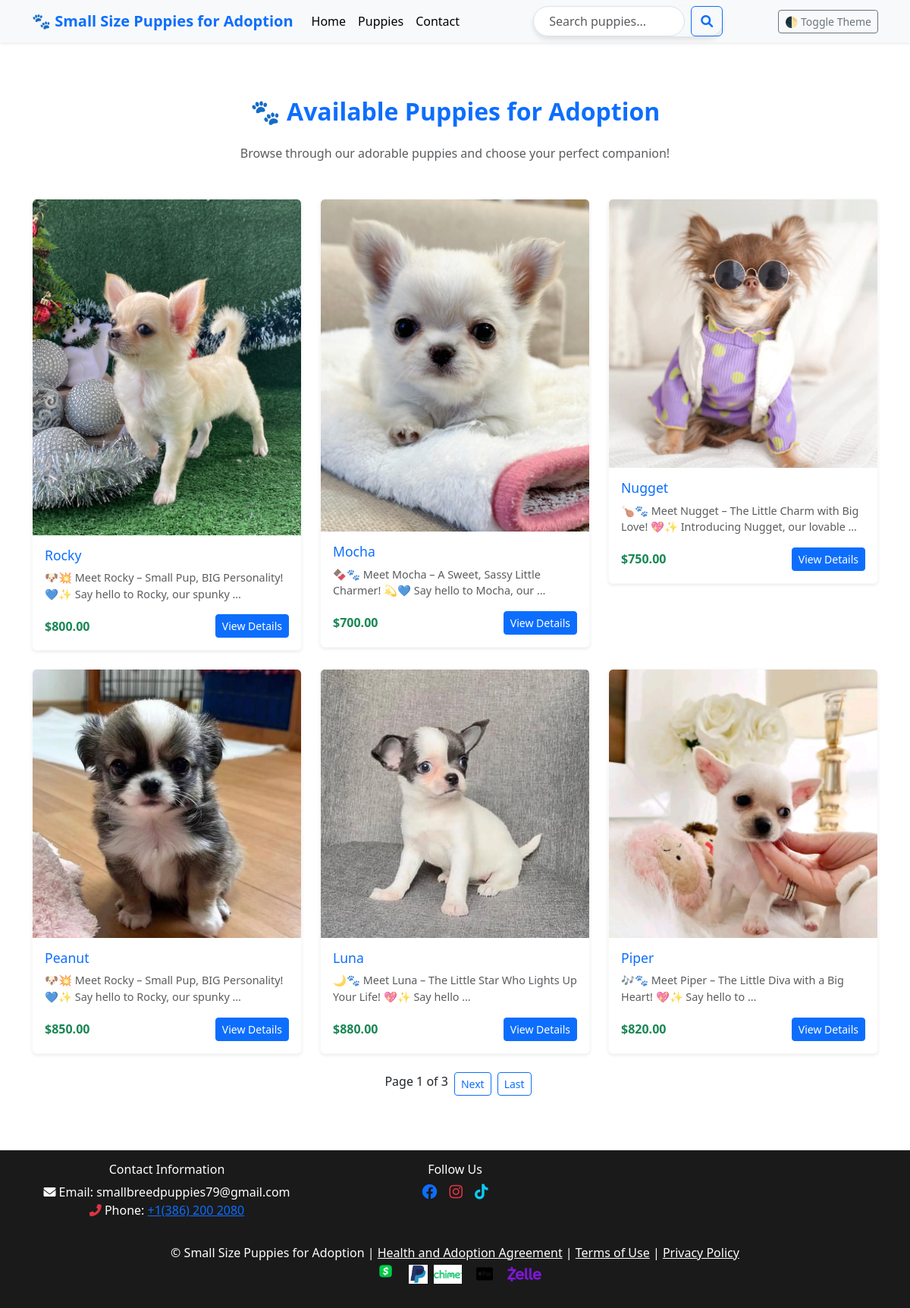
Screenshot of /puppies/ with the database file from the repository.
### store/models.py (models this page shows, shortened)
class Puppy(models.Model):
    name = models.CharField(max_length=255)
    breed = models.CharField(max_length=255)
    description = models.TextField()
    price = models.DecimalField(max_digits=10, decimal_places=2)
    is_adopted = models.BooleanField(default=False)
    created_at = models.DateTimeField(auto_now_add=True)
    age = models.PositiveBigIntegerField(default=16)
    gender = models.CharField(max_length=255)
    registration = models.CharField(max_length=255)

class PuppyImage(models.Model):
    puppy = models.ForeignKey(Puppy, related_name='images', on_delete=models.CASCADE)
    image = models.ImageField(upload_to='puppy_images/')

### store/views.py (the view)
# urls.py: path('puppies/', views.puppies, name='puppies'),
def puppies(request):
    puppies_list = Puppy.objects.all()  # Fetch all puppies
    paginator = Paginator(puppies_list, 6)  # 6 puppies per page
    page_number = request.GET.get('page')
    puppies = paginator.get_page(page_number)
    return render(request, "store/puppies.html", {'puppies': puppies})

### store/templates/store/puppies.html (shortened to what this page needs)
{% extends "store/base.html" %}
{% block content %}
<div class="container my-5">
    <h2 class="text-center text-primary mb-4 fw-bold">🐾 Available Puppies for Adoption</h2>
    <p class="text-center text-muted mb-5">Browse through our adorable puppies and choose your perfect companion!</p>
    <div class="row g-4">
        {% for puppy in puppies %}
        <div class="col-md-4 col-sm-6 col-12">
            <div class="card shadow-sm border-light rounded image-hover">
                <img src="{{ puppy.images.first.image.url }}" class="card-img-top puppy-image" alt="{{ puppy.name }}">
                <div class="card-body">
                    <h5 class="card-title text-primary">{{ puppy.name }}</h5>
                    <p class="card-text text-muted">{{ puppy.description|truncatewords:15 }}</p>
                    <div class="d-flex justify-content-between align-items-center">
                        <span class="text-success fw-bold">${{ puppy.price }}</span>
                        <a href="{% url 'puppy_detail' puppy.id %}" class="btn btn-primary btn-sm">View Details</a>
                    </div>
                </div>
            </div>
        </div>
        {% empty %}
        <div class="col-12 text-center">
            <p class="text-muted">No puppies available for adoption at the moment. Please check back later.</p>
        </div>
        {% endfor %}
    </div>
    <div class="d-flex justify-content-center mt-4">
        <span class="mx-2">Page {{ puppies.number }} of {{ puppies.paginator.num_pages }}</span>
        {% if puppies.has_next %}
            <a href="?page={{ puppies.next_page_number }}" class="btn btn-outline-primary btn-sm me-2">Next</a>
            <a href="?page={{ puppies.paginator.num_pages }}" class="btn btn-outline-primary btn-sm">Last</a>
        {% endif %}
    </div>
</div>
{% endblock %}

### store/templates/store/base.html (shortened to what this page needs)
{% load static %}
{% load widget_tweaks %}
<!DOCTYPE html>
<html lang="en" data-bs-theme="light">
<head>
    <link href="https://cdn.jsdelivr.net/npm/bootstrap@5.3.3/dist/css/bootstrap.min.css" rel="stylesheet">
    <link href="https://cdnjs.cloudflare.com/ajax/libs/font-awesome/6.0.0-beta3/css/all.min.css" rel="stylesheet">
</head>
<body class="d-flex flex-column min-vh-100">
    <nav class="navbar navbar-expand-lg navbar-light bg-light shadow-sm" data-bs-theme="light">
        <div class="container">
            <a class="navbar-brand fw-bold text-primary" href="{% url 'home' %}">🐾 Small Size Puppies for Adoption</a>
            <div class="collapse navbar-collapse justify-content-between" id="navbarNav">
                <ul class="navbar-nav me-3">
                    <li class="nav-item"><a class="nav-link" href="{% url 'home' %}">Home</a></li>
                    <li class="nav-item"><a class="nav-link" href="{% url 'puppies' %}">Puppies</a></li>
                    <li class="nav-item"><a class="nav-link" href="{% url 'contact' %}">Contact</a></li>
                </ul>
                <form class="d-flex search-bar" action="{% url 'puppy_search' %}" method="get">
                    <input class="form-control me-2" type="search" placeholder="Search puppies..." aria-label="Search" name="query">
                    <button class="btn btn-outline-primary" type="submit">
                        <i class="fas fa-search"></i>
                    </button>
                </form>
                <button class="btn btn-outline-secondary btn-sm" id="theme-toggle">🌓 Toggle Theme</button>
            </div>
        </div>
    </nav>
    <main class="flex-grow-1 py-4">
        {% block content %}{% endblock %}
    </main>
    <footer class="text-center py-3 mt-auto" data-bs-theme="dark">
        <div class="container">
            <div class="row mb-3">
                <div class="col-md-4 mb-3 mb-md-0">
                    <h5 class="fs-6">Contact Information</h5>
                    <p class="fs-7">
                        <i class="fas fa-envelope"></i> Email: <a href="mailto:smallbreedpuppies79@gmail.com" class="text-decoration-none">smallbreedpuppies79@gmail.com</a><br>
                        <i class="fas fa-phone-alt text-danger"></i>
                        Phone: <a href="tel:+13862002080" class="text-primary">+1(386) 200 2080</a>
                    </p>
                </div>
                <div class="col-md-4 mb-3 mb-md-0">
                    <h5 class="fs-6">Follow Us</h5>
                    <div class="d-flex justify-content-center">
                        <a href="https://www.facebook.com/share/1FXJP5FbBu/?mibextid=wwXIfr" class="text-decoration-none mx-2" target="_blank"><i class="fab fa-facebook fa-lg text-primary"></i></a>
                        <a href="https://instagram.com" class="text-decoration-none mx-2" target="_blank"><i class="fab fa-instagram fa-lg text-danger"></i></a>
                        <a href="https://www.tiktok.com/@smallsizepuppies?_t=ZT-8vWRV9mumja&_r=1" class="text-decoration-none mx-2" target="_blank"><i class="fab fa-tiktok fa-lg text-info"></i></a>
                    </div>
                </div>
            </div>
            <p class="mb-1 fs-7">
                &copy; {{ now.year }} Small Size Puppies for Adoption |
                <a href="{% url 'adoption_agreement' %}" class="text-decoration-underline">Health and Adoption Agreement</a> |
                <a href="#" class="text-decoration-underline">Terms of Use</a> |
                <a href="#" class="text-decoration-underline">Privacy Policy</a>
            </p>
            <div class="d-flex justify-content-center align-items-center gap-2 mb-3">
                <img src="{% static 'img/payments/cashapp.png' %}" alt="Cash App" height="25">
                <img src="{% static 'img/payments/paypal.jpg' %}" alt="PayPal" height="25">
                <img src="{% static 'img/payments/chime.png' %}" alt="Chime" height="25">
                <img src="{% static 'img/payments/applepay.png' %}" alt="Apple Pay" height="25">
                <img src="{% static 'img/payments/zelle.png' %}" alt="Zelle" height="25">
            </div>
        </div>
    </footer>
</body>
</html>

### store/templates/store/base.html (style rules this page uses)
html { transition: background-color 0.3s, color 0.3s; }
nav[data-bs-theme="light"] { background-color: #f8f9fa; }
nav[data-bs-theme="light"] .navbar-brand, nav[data-bs-theme="light"] .nav-link { color: black; }
footer[data-bs-theme="dark"] { background-color: #1a1a1a; color: white; }
footer a { color: inherit; }
.search-bar { width: 250px; border-radius: 30px; box-shadow: 0 4px 6px rgba(0, 0, 0, 0.1); }
.search-bar input { border-radius: 30px; padding-left: 20px; height: 40px; }

### store/templates/store/puppies.html (style rules this page uses)
.image-hover { position: relative; overflow: hidden; transition: transform 0.3s ease, box-shadow 0.3s ease; }
.puppy-image { transition: transform 0.3s ease; }
.card-body { transition: background-color 0.3s ease, color 0.3s ease; }
.card-body h5 { font-size: 1.1rem; }
.card-body p { font-size: 0.9rem; }

### rows the page displays
Puppy: images.first.image (picture), name "Rocky", description "🐶💥 Meet Rocky – Small Pup, BIG Personality! 💙✨ Say hello to Rocky, our spunky …", price "800.00"
Puppy: images.first.image (picture), name "Mocha", description "🍫🐾 Meet Mocha – A Sweet, Sassy Little Charmer! 💫💙 Say hello to Mocha, our …", price "700.00"
Puppy: images.first.image (picture), name "Nugget", description "🍗🐾 Meet Nugget – The Little Charm with Big Love! 💖✨ Introducing Nugget, our lovable …", price "750.00"
Puppy: images.first.image (picture), name "Peanut", description "🐶💥 Meet Rocky – Small Pup, BIG Personality! 💙✨ Say hello to Rocky, our spunky …", price "850.00"
Puppy: images.first.image (picture), name "Luna", description "🌙🐾 Meet Luna – The Little Star Who Lights Up Your Life! 💖✨ Say hello …", price "880.00"
Puppy: images.first.image (picture), name "Piper", description "🎶🐾 Meet Piper – The Little Diva with a Big Heart! 💖✨ Say hello to …", price "820.00"

### other values shown
{{ puppies.number }} "1"
{{ puppies.paginator.num_pages }} "3"
